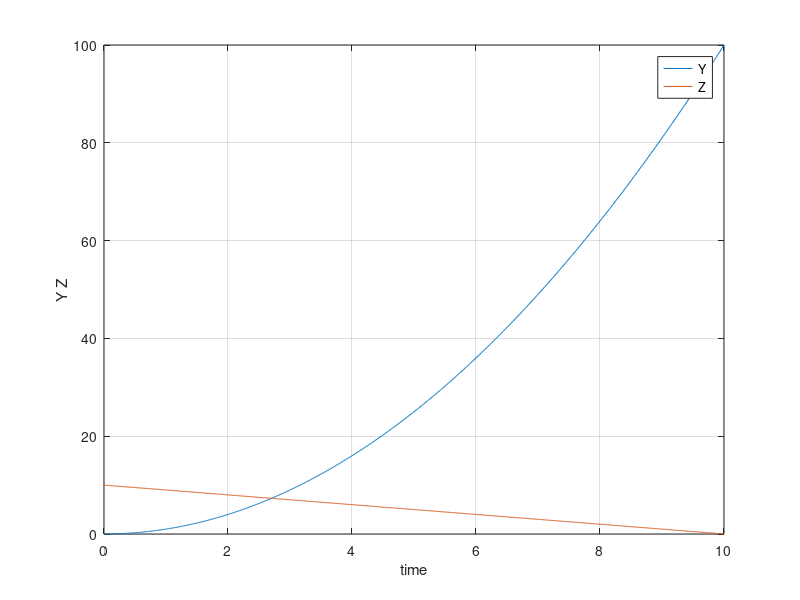

The MATLAB script that drew this image:
% Homework 8, Problem 5
% Will McClain
% EGR 101-01
% Due: 4/6/23


clear;clc;close all; % housekeeping

t = 0:0.01:10;

% y(t) = t^2, z(t) = 10 - t
y = t.^2;
z = 10 - t;

y_conditional = (t(y>20)); % timestamps at which y > 20
z_conditional = (t(z<4)); % timestamps at which z < 4

first_y = y_conditional(1); % the first time y > 20
first_z = z_conditional(1); % the first time z < 4

instance_num = sum(y>20); % how many times y > 20 with 0.01sec test intervals

valid_time = t(y>60 & z>2.2); % time values where y>60 AND z>2.2

plot(t, [y;z])
grid on
xlabel("time")
ylabel("Y Z")
legend("Y", "Z")

% y>20 first at t=4.48s
% y>20 in 553 instances
% z<4 first at t=6.01s
% y>60 & z>2.2 when 7.75<=t<=7.79